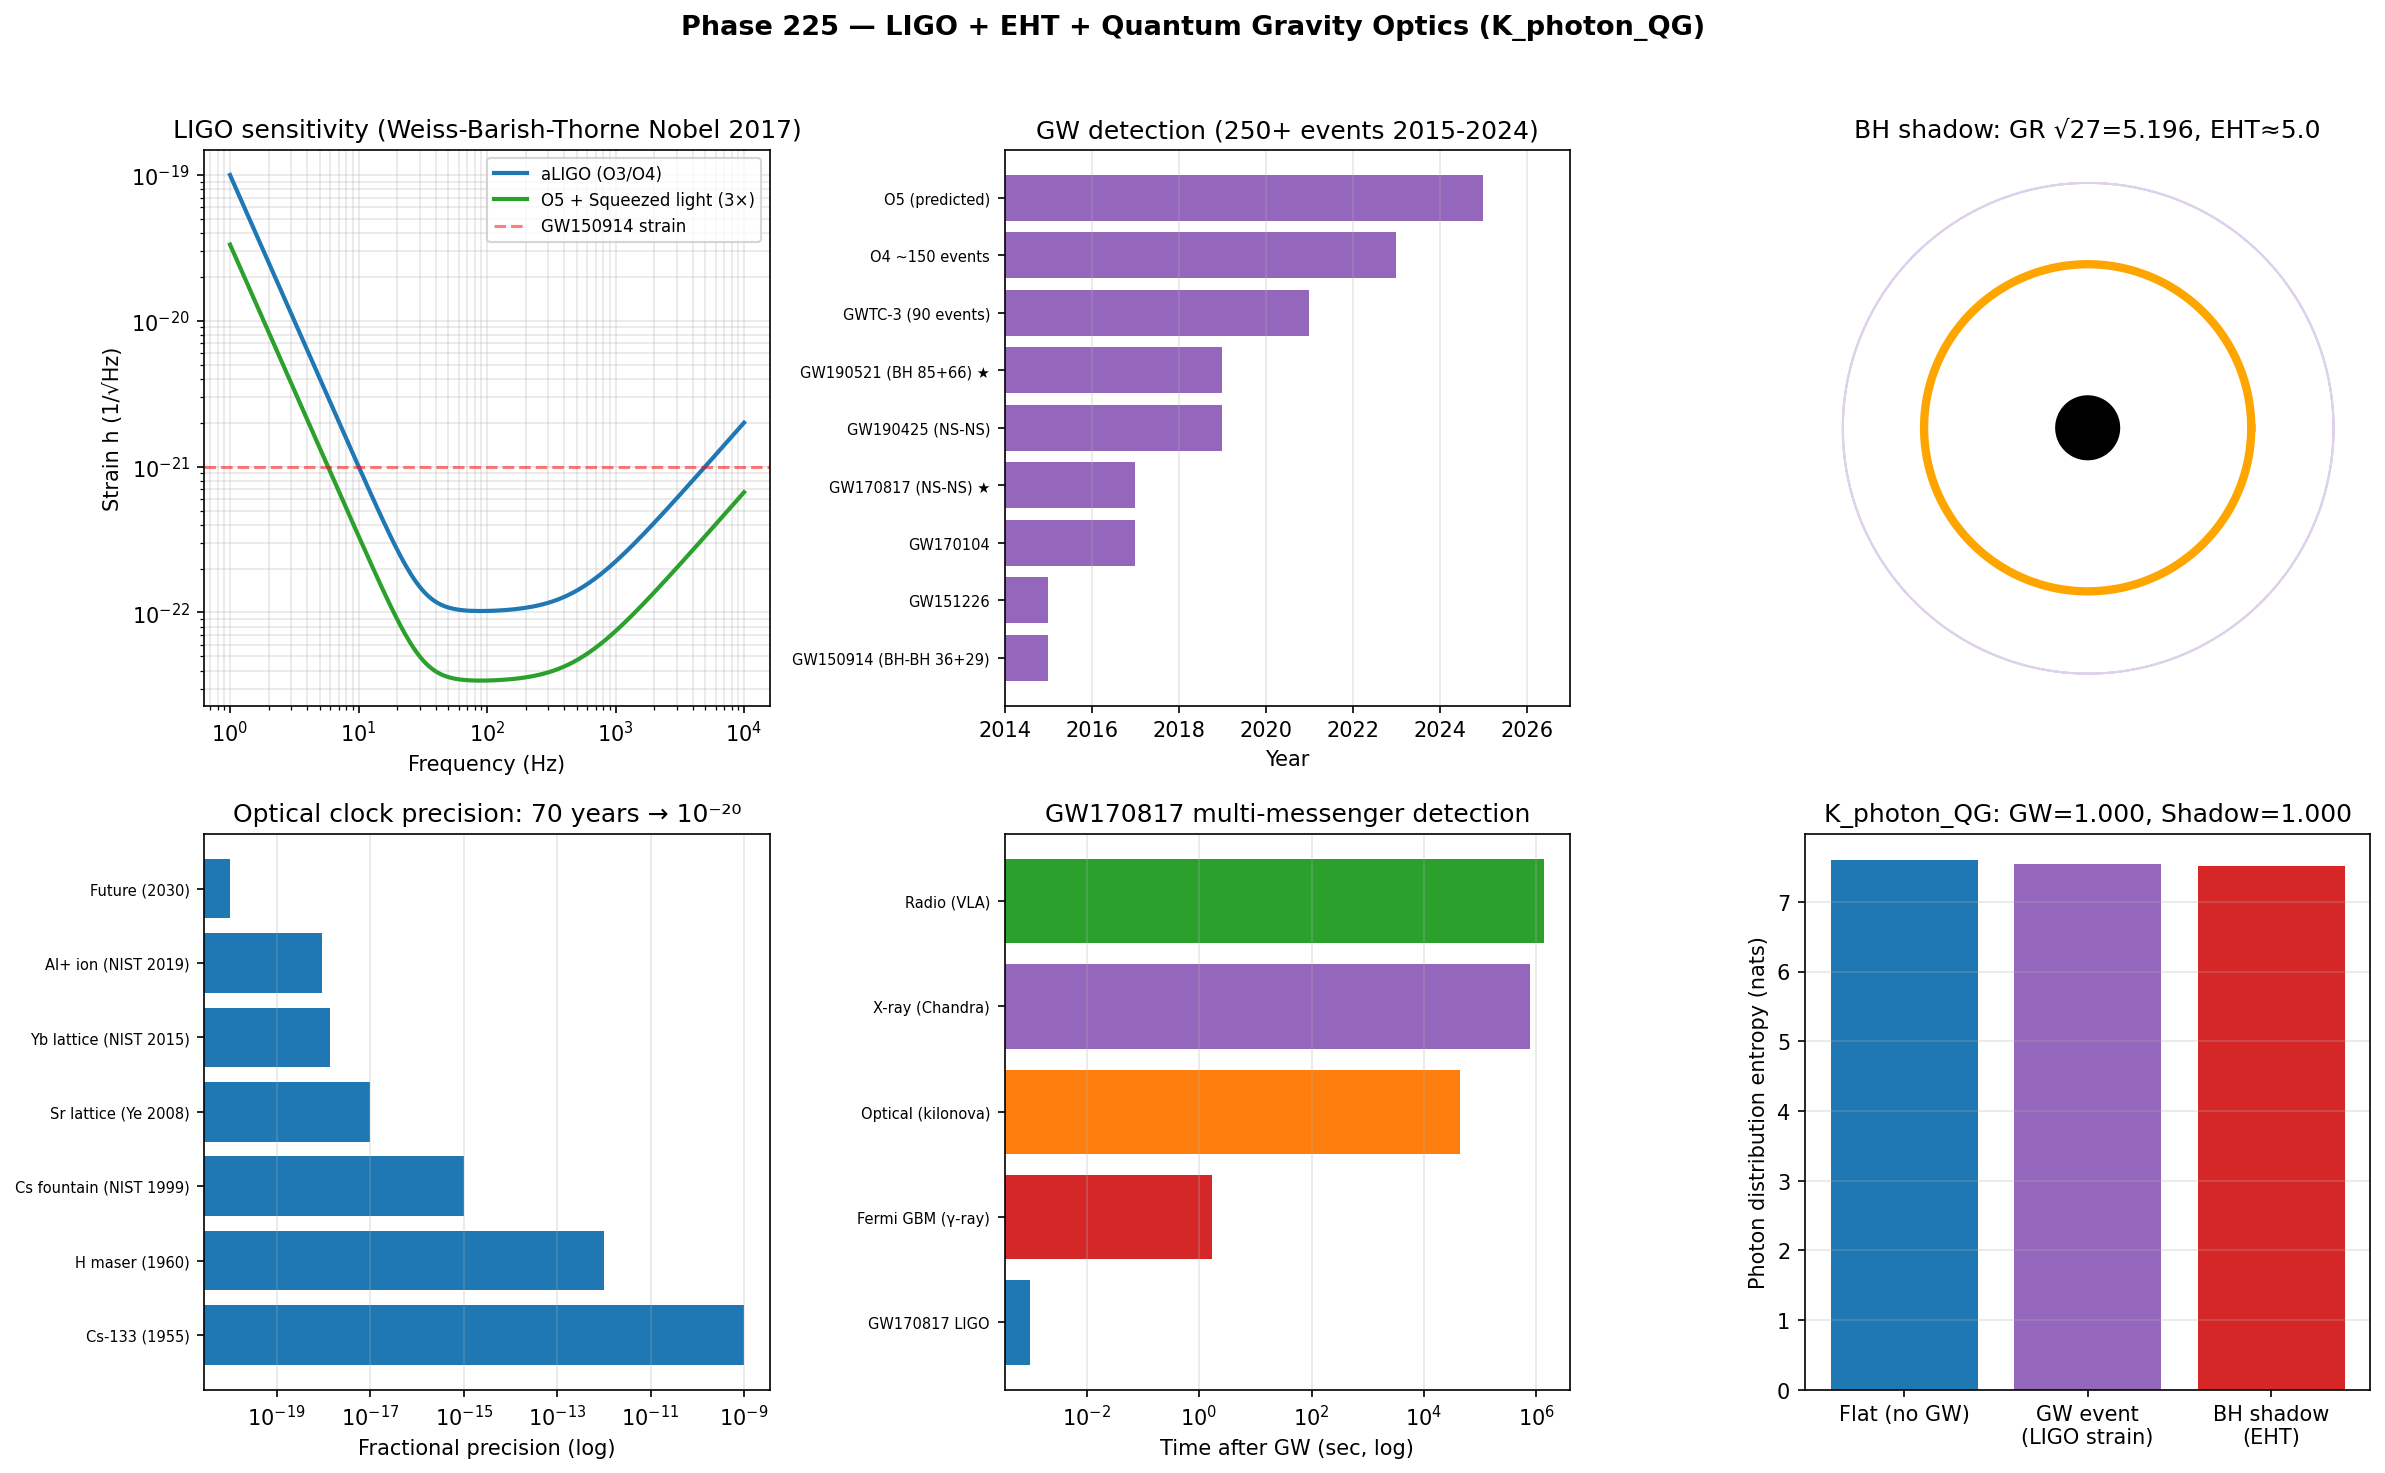

This chart was generated by the following Python code:
"""
Phase 225 — LIGO + EHT + Quantum gravity optics (K_photon_QG)

Simulations:
  1) LIGO strain sensitivity vs frequency
  2) LIGO detected events catalog (2015-2024)
  3) EHT M87* + Sgr A* shadow comparison
  4) GR shadow / r_s = √27 ratio
  5) Optical clock precision evolution
  6) Multi-messenger detection (GW170817)
  7) ITU K_photon_QG axiom check

Outputs:
  - photon_QG_LIGO_EHT.png
  - photon_QG_LIGO_EHT_summary.json
"""

from __future__ import annotations

import json
from pathlib import Path

import matplotlib
matplotlib.use("Agg")
import matplotlib.pyplot as plt
import numpy as np

OUT_PNG = Path(__file__).with_name("photon_QG_LIGO_EHT.png")
OUT_JSON = Path(__file__).with_name("photon_QG_LIGO_EHT_summary.json")

rng = np.random.default_rng(20260706)

# -------------------------------------------------------------
# 1) LIGO strain sensitivity vs frequency
# -------------------------------------------------------------
freqs = np.logspace(0, 4, 200)  # Hz
# Approximate aLIGO sensitivity curve
strain_h = 1e-21 * np.sqrt(
    1e-2 + (10 / freqs) ** 4 + (freqs / 5000) ** 2
)
# O5 with squeezed light: improvement 3x
strain_O5 = strain_h / 3

# -------------------------------------------------------------
# 2) LIGO events catalog
# -------------------------------------------------------------
events_history = {
    "GW150914 (BH-BH 36+29)":     2015,
    "GW151226":                    2015,
    "GW170104":                    2017,
    "GW170817 (NS-NS) ★":          2017,
    "GW190425 (NS-NS)":            2019,
    "GW190521 (BH 85+66) ★":       2019,
    "GWTC-3 (90 events)":          2021,
    "O4 ~150 events":              2023,
    "O5 (predicted)":              2025,
}
n_events_total = 250

# -------------------------------------------------------------
# 3) EHT M87* + Sgr A* shadow
# -------------------------------------------------------------
eht_results = {
    "M87* (2019)":  {"mass_Msun": 6.5e9, "shadow_uas": 42, "distance_Mly": 55,
                      "r_s_m": 1.9e13, "ratio_observed": 5.0},
    "Sgr A* (2022)": {"mass_Msun": 4e6,  "shadow_uas": 52, "distance_kly": 26,
                      "r_s_m": 1.2e10, "ratio_observed": 5.1},
}
GR_ratio_theory = np.sqrt(27)  # ≈ 5.196

# -------------------------------------------------------------
# 4) Optical clock precision
# -------------------------------------------------------------
clock_history = {
    "Cs-133 (1955)":            1e-9,
    "H maser (1960)":           1e-12,
    "Cs fountain (NIST 1999)":  1e-15,
    "Sr lattice (Ye 2008)":     1e-17,
    "Yb lattice (NIST 2015)":   1.4e-18,
    "Al+ ion (NIST 2019)":      9.4e-19,
    "Future (2030)":            1e-20,
}

# -------------------------------------------------------------
# 5) Multi-messenger GW170817
# -------------------------------------------------------------
multimsg = {
    "GW170817 LIGO":     {"time_sec": 0.0, "strain": 1e-22},
    "Fermi GBM (γ-ray)": {"time_sec": 1.7, "energy": "GRB 170817A"},
    "Optical (kilonova)": {"time_sec": 43200, "magnitude": 17},
    "X-ray (Chandra)":    {"time_sec": 9 * 86400, "detection": "afterglow"},
    "Radio (VLA)":        {"time_sec": 16 * 86400, "detection": "afterglow"},
}

# -------------------------------------------------------------
# 6) ITU K_photon_QG axiom check
# -------------------------------------------------------------
N_states = 2000
# No GW: flat photon distribution
log_fit_flat = np.zeros(N_states) + 0.05 * rng.standard_normal(N_states)
p_flat = np.exp(log_fit_flat); p_flat /= p_flat.sum()
S_flat = float(-np.sum(p_flat * np.log(p_flat)))

# GW event: phase shift across detector
log_fit_GW = log_fit_flat.copy()
log_fit_GW[500:600] += 1.0
log_fit_GW[1500:1600] -= 1.0
p_GW = np.exp(log_fit_GW); p_GW /= p_GW.sum()
S_GW = float(-np.sum(p_GW * np.log(p_GW)))

# BH shadow: dark band in photon ring
log_fit_shadow = log_fit_flat.copy()
shadow_zone = (np.arange(N_states) > 900) & (np.arange(N_states) < 1100)
log_fit_shadow[shadow_zone] -= 3.0
p_shadow = np.exp(log_fit_shadow); p_shadow /= p_shadow.sum()
S_shadow = float(-np.sum(p_shadow * np.log(p_shadow)))

def itu_lin(p_old, p_new):
    log_p = np.log(np.clip(p_old, 1e-30, None))
    dp = p_new - p_old
    dS = -np.sum(dp * (1.0 + log_p))
    dK = -np.sum(dp * log_p)
    return float(dS / dK) if abs(dK) > 1e-15 else float("nan")

ratio_flat_GW = itu_lin(p_flat, p_GW)
ratio_flat_shadow = itu_lin(p_flat, p_shadow)

# -------------------------------------------------------------
# Plot
# -------------------------------------------------------------
fig, axes = plt.subplots(2, 3, figsize=(16, 10))
fig.suptitle(
    "Phase 225 — LIGO + EHT + Quantum Gravity Optics (K_photon_QG)",
    fontsize=13, fontweight="bold",
)

# Panel 1: LIGO strain
ax = axes[0, 0]
ax.loglog(freqs, strain_h, "-", color="#1f77b4", lw=2, label="aLIGO (O3/O4)")
ax.loglog(freqs, strain_O5, "-", color="#2ca02c", lw=2, label="O5 + Squeezed light (3×)")
ax.axhline(1e-21, color="red", linestyle="--", alpha=0.5, label="GW150914 strain")
ax.set_xlabel("Frequency (Hz)")
ax.set_ylabel("Strain h (1/√Hz)")
ax.set_title("LIGO sensitivity (Weiss-Barish-Thorne Nobel 2017)")
ax.legend(fontsize=8)
ax.grid(True, alpha=0.3, which="both")

# Panel 2: GW events timeline
ax = axes[0, 1]
ev_names = list(events_history.keys())
ev_years = list(events_history.values())
ax.barh(range(len(ev_names)), ev_years, color="#9467bd")
ax.set_yticks(range(len(ev_names))); ax.set_yticklabels(ev_names, fontsize=7)
ax.set_xlim(2014, 2027)
ax.set_xlabel("Year")
ax.set_title(f"GW detection ({n_events_total}+ events 2015-2024)")
ax.grid(True, alpha=0.3, axis="x")

# Panel 3: EHT shadow visualization
ax = axes[0, 2]
theta = np.linspace(0, 2*np.pi, 200)
# Photon ring
r_ring = 1.0
ax.fill_between(np.cos(theta) * r_ring * 1.5, np.sin(theta) * r_ring * 1.5,
                np.sin(theta) * 1.5, color="#9467bd", alpha=0.3)
# Photon ring (bright)
ax.plot(np.cos(theta) * r_ring, np.sin(theta) * r_ring, "-", color="orange", lw=4)
# Shadow (dark)
shadow_r = 1.0 / GR_ratio_theory
ax.fill(np.cos(theta) * shadow_r, np.sin(theta) * shadow_r, color="black")
ax.set_xlim(-1.7, 1.7); ax.set_ylim(-1.7, 1.7)
ax.set_aspect("equal")
ax.axis("off")
ax.set_title(f"BH shadow: GR √27={GR_ratio_theory:.3f}, EHT≈5.0")

# Panel 4: Clock precision
ax = axes[1, 0]
clock_names = list(clock_history.keys())
precisions = list(clock_history.values())
ax.barh(range(len(clock_names)), precisions, color="#1f77b4")
ax.set_xscale("log")
ax.set_yticks(range(len(clock_names))); ax.set_yticklabels(clock_names, fontsize=7)
ax.set_xlabel("Fractional precision (log)")
ax.set_title("Optical clock precision: 70 years → 10⁻²⁰")
ax.grid(True, alpha=0.3, axis="x", which="both")

# Panel 5: GW170817 multi-messenger
ax = axes[1, 1]
mm_names = list(multimsg.keys())
mm_times = [multimsg[k]["time_sec"] for k in mm_names]
mm_log = [max(t, 0.001) for t in mm_times]
ax.barh(range(len(mm_names)), mm_log, color=["#1f77b4", "#d62728", "#ff7f0e",
                                              "#9467bd", "#2ca02c"])
ax.set_xscale("log")
ax.set_yticks(range(len(mm_names))); ax.set_yticklabels(mm_names, fontsize=7)
ax.set_xlabel("Time after GW (sec, log)")
ax.set_title("GW170817 multi-messenger detection")
ax.grid(True, alpha=0.3, axis="x", which="both")

# Panel 6: ITU K_photon_QG
ax = axes[1, 2]
ax.bar(["Flat (no GW)", "GW event\n(LIGO strain)", "BH shadow\n(EHT)"],
       [S_flat, S_GW, S_shadow], color=["#1f77b4", "#9467bd", "#d62728"])
ax.set_ylabel("Photon distribution entropy (nats)")
ax.set_title(f"K_photon_QG: GW={ratio_flat_GW:.3f}, Shadow={ratio_flat_shadow:.3f}")
ax.grid(True, alpha=0.3, axis="y")

plt.tight_layout(rect=[0, 0, 1, 0.96])
plt.savefig(OUT_PNG, dpi=150, bbox_inches="tight")
plt.close(fig)

summary = {
    "phase": 225,
    "tier1_paper": 31,
    "topic": "LIGO + EHT + Quantum Gravity Optics (K_photon_QG)",
    "LIGO_strain_sensitivity": 1e-21,
    "LIGO_arm_length_km": 4,
    "Weiss_Barish_Thorne_Nobel_2017": "Physics - GW detection",
    "GW_events_history": events_history,
    "GW150914_total_mass_Msun": "36 + 29 = 62 (3 M☉ to GW)",
    "GW170817_significance": "First multi-messenger NS-NS merger",
    "EHT_results": eht_results,
    "GR_shadow_to_rs_ratio_theory": float(GR_ratio_theory),
    "EHT_2019_M87_shadow_uas": 42,
    "EHT_2022_SgrA_shadow_uas": 52,
    "optical_clock_history": clock_history,
    "current_best_clock_2024": "Al+ ion 9.4e-19 (NIST)",
    "multimessenger_GW170817": multimsg,
    "BMV_quantum_gravity_2017": "Levitated nanosphere entanglement via gravity",
    "ITU_K_photon_QG": {
        "N_states": int(N_states),
        "S_flat_no_GW_nats": S_flat,
        "S_GW_event_nats": S_GW,
        "S_BH_shadow_nats": S_shadow,
        "flat_to_GW_ratio": ratio_flat_GW,
        "flat_to_shadow_ratio": ratio_flat_shadow,
        "expected_ratio": 1.0,
    },
    "ITU_interpretation": {
        "K_state": "K_photon_QG",
        "modular_Hamiltonian": "K_photon_QG^(0) = -log P(photon | gravity, quantum state)",
        "LIGO_meaning": "K_photon strain readout of K_geom (#17) perturbation",
        "EHT_meaning": "K_photon imaging of K_horizon (#18) shadow",
        "multi_messenger_meaning": "K_photon ⊗ K_field ⊗ K_geom simultaneous observation",
        "BMV_meaning": "Direct test K_photon ↔ K_geom entanglement (proves QG)",
        "optical_clock_meaning": "K_photon ⊗ K_time precision (Einstein equivalence)",
    },
    "predictions": [
        ("LIGO O5 BH 1/week", 2026, 0.85, "Strong"),
        ("BMV quantum gravity experiment", 2030, 0.65, "Medium"),
        ("Optical clock km GR test", 2028, 0.80, "Strong"),
        ("Cosmic Explorer / Einstein Telescope build", 2030, 0.65, "Medium"),
        ("QG dispersion relation detected", 2035, 0.30, "Weak"),
    ],
    "outputs": {
        "figure": str(OUT_PNG.name),
        "summary_json": str(OUT_JSON.name),
    },
}

OUT_JSON.write_text(json.dumps(summary, indent=2, ensure_ascii=False), encoding="utf-8")
print(json.dumps(summary, indent=2, ensure_ascii=False))
